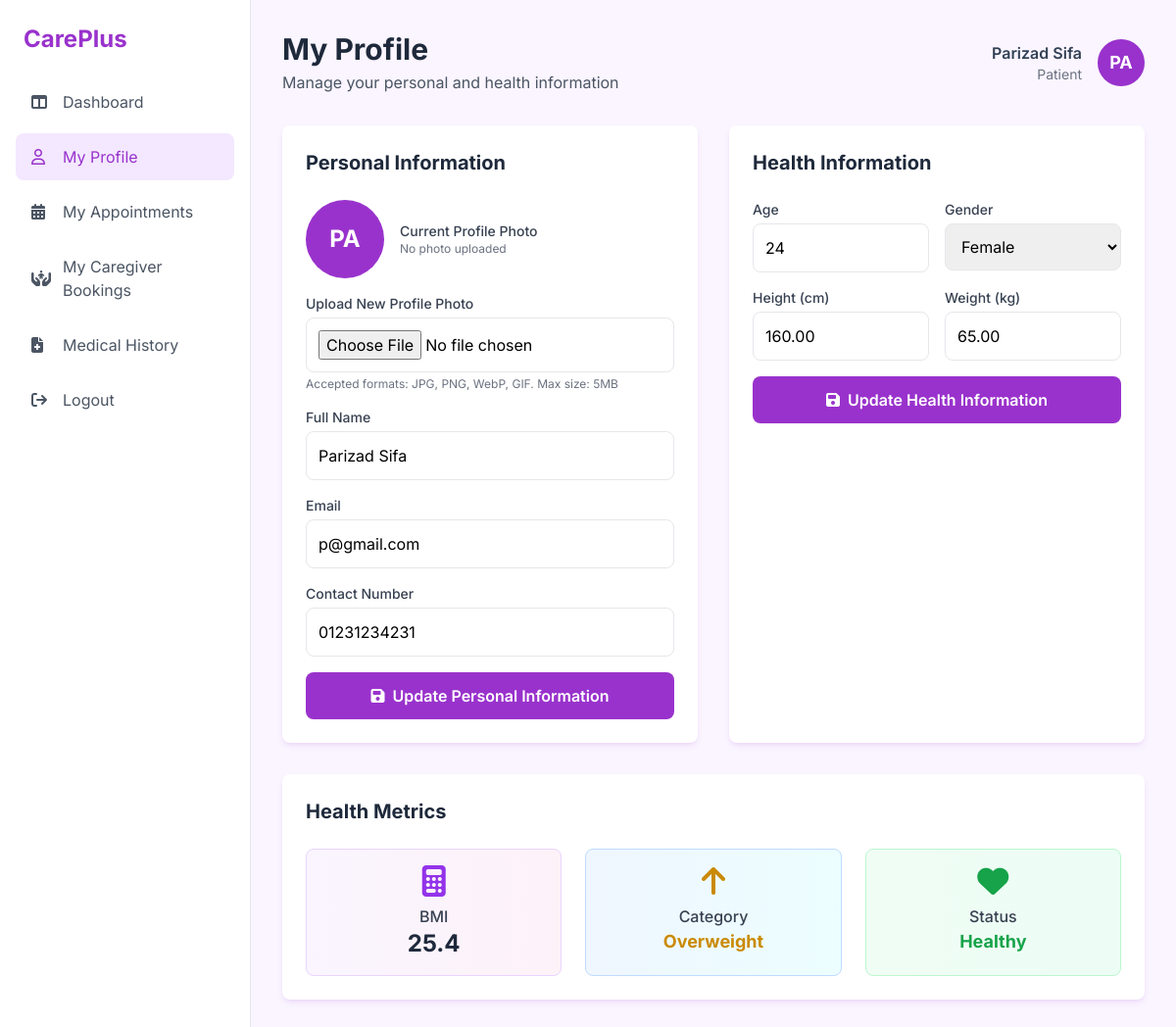
The app's page /patientProfile.php (signed in), older data.
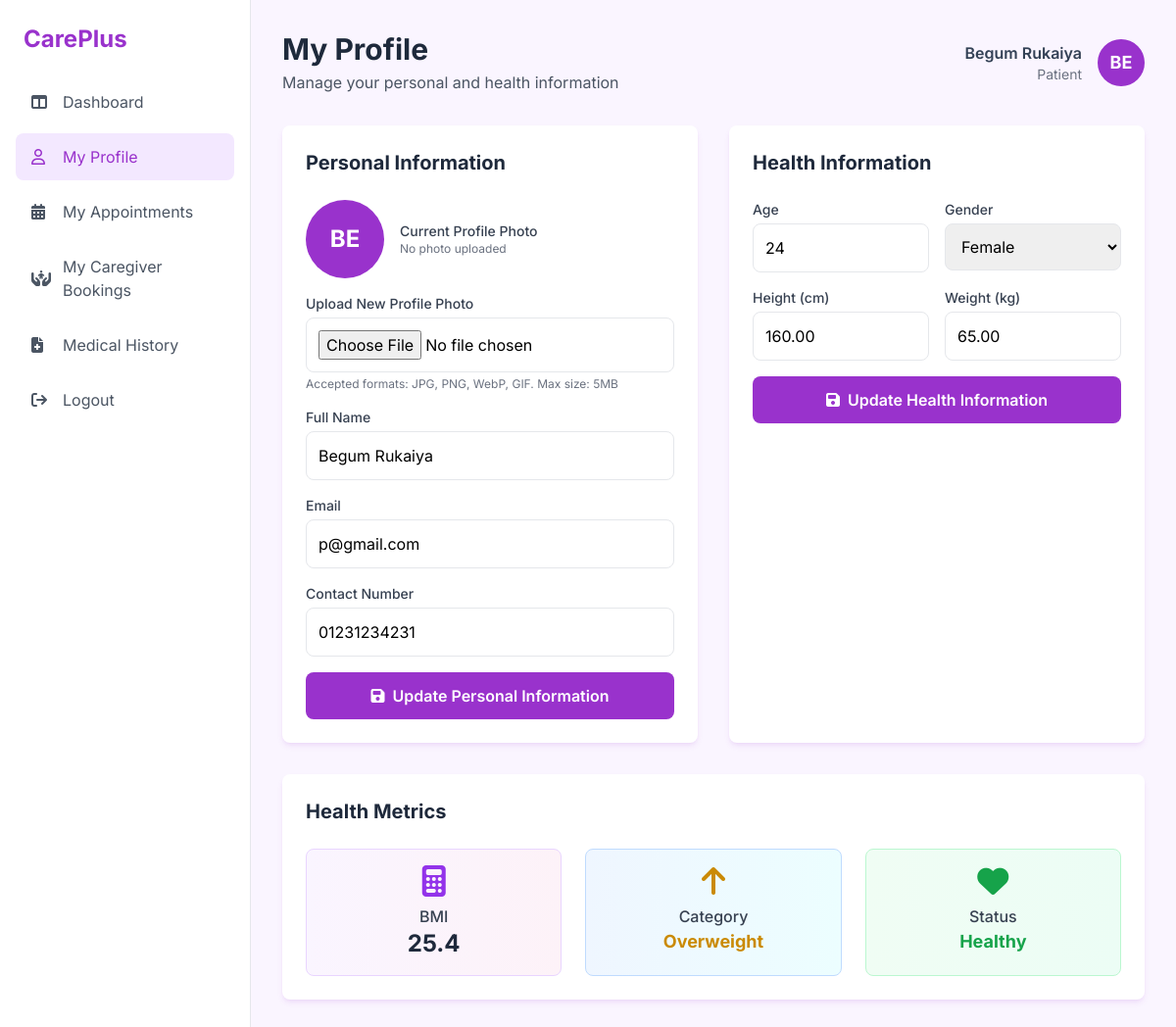
The same page, newer data.
### tables this page shows
CREATE TABLE `users` (
  `userID` int(11) NOT NULL,
  `email` varchar(100) NOT NULL,
  `password` varchar(255) NOT NULL,
  `Name` varchar(100) NOT NULL,
  `contactNo` varchar(20) DEFAULT NULL,
  `role` enum('Patient','Doctor','Nutritionist','CareGiver','Admin') NOT NULL,
  `profilePhoto` varchar(255) DEFAULT NULL
);

### patientProfile.php (the view, shortened to what the changed rows need)
<?php
$conn = require_once 'config.php';
$userName = $_SESSION['Name'];
$userID = $_SESSION['userID'];
$userAvatar = strtoupper(substr($userName, 0, 2));
$userQuery = "SELECT Name, email, contactNo, profilePhoto FROM Users WHERE userID = ?";
$userStmt = $conn->prepare($userQuery);
$userStmt->bind_param("i", $userID);
$userStmt->execute();
$userResult = $userStmt->get_result();
$userInfo = $userResult->fetch_assoc();
?>
<!DOCTYPE html>
<html lang="en">
<head>
    <script src="https://cdn.tailwindcss.com"></script>
    <link rel="stylesheet" href="https://cdnjs.cloudflare.com/ajax/libs/font-awesome/6.5.2/css/all.min.css" />
</head>
<body class="bg-purple-50">
    <div class="flex min-h-screen">
        <main class="flex-1 p-8">
            <header class="flex justify-between items-center mb-8">
                <div>
                    <h1 class="text-3xl font-bold text-slate-800">My Profile</h1>
                </div>
                <div class="flex items-center space-x-4">
                    <div class="text-right">
                        <p class="font-semibold text-slate-700"><?php echo htmlspecialchars($userName); ?></p>
                        <p class="text-sm text-gray-500">Patient</p>
                    </div>
                    <div class="w-12 h-12 rounded-full overflow-hidden">
                        <?php if ($userInfo['profilePhoto'] && file_exists($userInfo['profilePhoto'])): ?>
                            <img src="<?php echo htmlspecialchars($userInfo['profilePhoto']); ?>" alt="Profile Photo" class="w-full h-full object-cover">
                        <?php else: ?>
                            <div class="w-full h-full bg-dark-orchid text-white flex items-center justify-center font-bold text-lg">
                                <?php echo htmlspecialchars($userAvatar); ?>
                            </div>
                        <?php endif; ?>
                    </div>
                </div>
            </header>
            <div class="grid grid-cols-1 lg:grid-cols-2 gap-8">
                <div class="bg-white p-6 rounded-lg shadow-orchid-custom">
                    <form method="POST" enctype="multipart/form-data" class="space-y-4">
                        <div class="flex items-center space-x-4 mb-4">
                            <div class="w-20 h-20 rounded-full overflow-hidden">
                                <?php if ($userInfo['profilePhoto'] && file_exists($userInfo['profilePhoto'])): ?>
                                    <img src="<?php echo htmlspecialchars($userInfo['profilePhoto']); ?>" alt="Profile Photo" class="w-full h-full object-cover">
                                <?php else: ?>
                                    <div class="w-full h-full bg-dark-orchid text-white flex items-center justify-center font-bold text-2xl">
                                        <?php echo htmlspecialchars($userAvatar); ?>
                                    </div>
                                <?php endif; ?>
                            </div>
                        </div>
                        <div>
                            <label class="block text-sm font-medium text-gray-700">Full Name</label>
                            <input type="text" name="name" value="<?php echo htmlspecialchars($userInfo['Name'] ?? ''); ?>" class="w-full mt-1 p-3 border rounded-lg focus:ring-2 focus:ring-purple-500 focus:border-purple-500" required minlength="2" maxlength="100">
                        </div>
                        <div>
                            <label class="block text-sm font-medium text-gray-700">Email</label>
                            <input type="email" name="email" value="<?php echo htmlspecialchars($userInfo['email'] ?? ''); ?>" class="w-full mt-1 p-3 border rounded-lg focus:ring-2 focus:ring-purple-500 focus:border-purple-500" required maxlength="100">
                        </div>
                        <div>
                            <label class="block text-sm font-medium text-gray-700">Contact Number</label>
                            <input type="tel" name="contactNo" value="<?php echo htmlspecialchars($userInfo['contactNo'] ?? ''); ?>" class="w-full mt-1 p-3 border rounded-lg focus:ring-2 focus:ring-purple-500 focus:border-purple-500" maxlength="20" pattern="[0-9+\-\s]+">
                        </div>
                    </form>
                </div>
            </div>
        </main>
    </div>
</body>
</html>

Row changes from the older to the newer data that the page shows:
changed users "p@gmail.com": name "Parizad Sifa" → "Begum Rukaiya"
Text that changed along with them:
$userName: "Parizad Sifa" → "Begum Rukaiya"
$userAvatar: "PA" → "BE"
